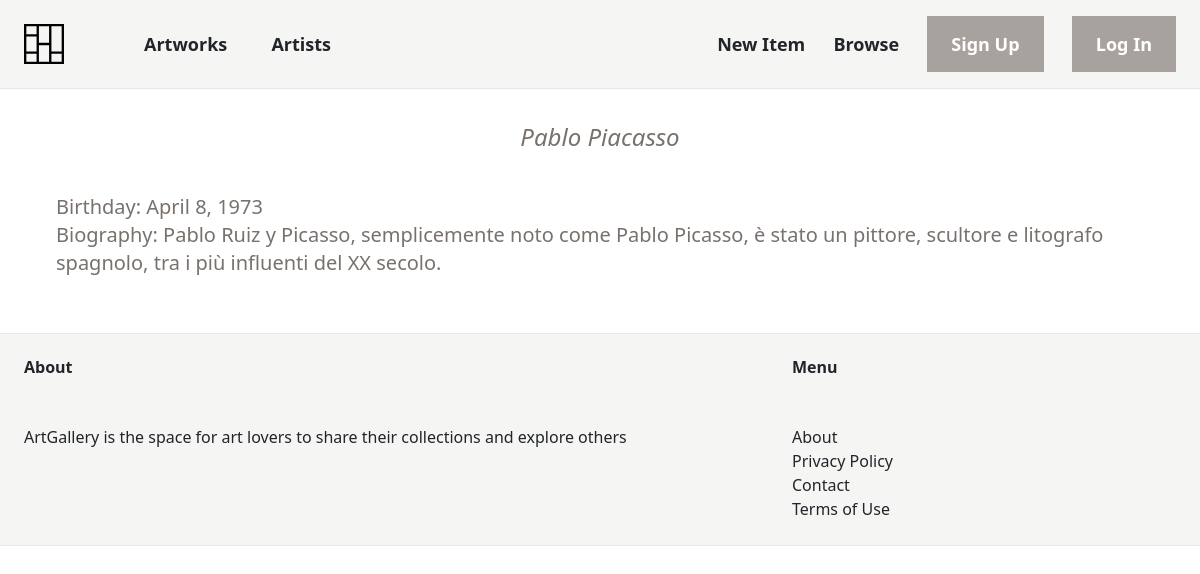
The app's page /artwork/artist/2, older data.
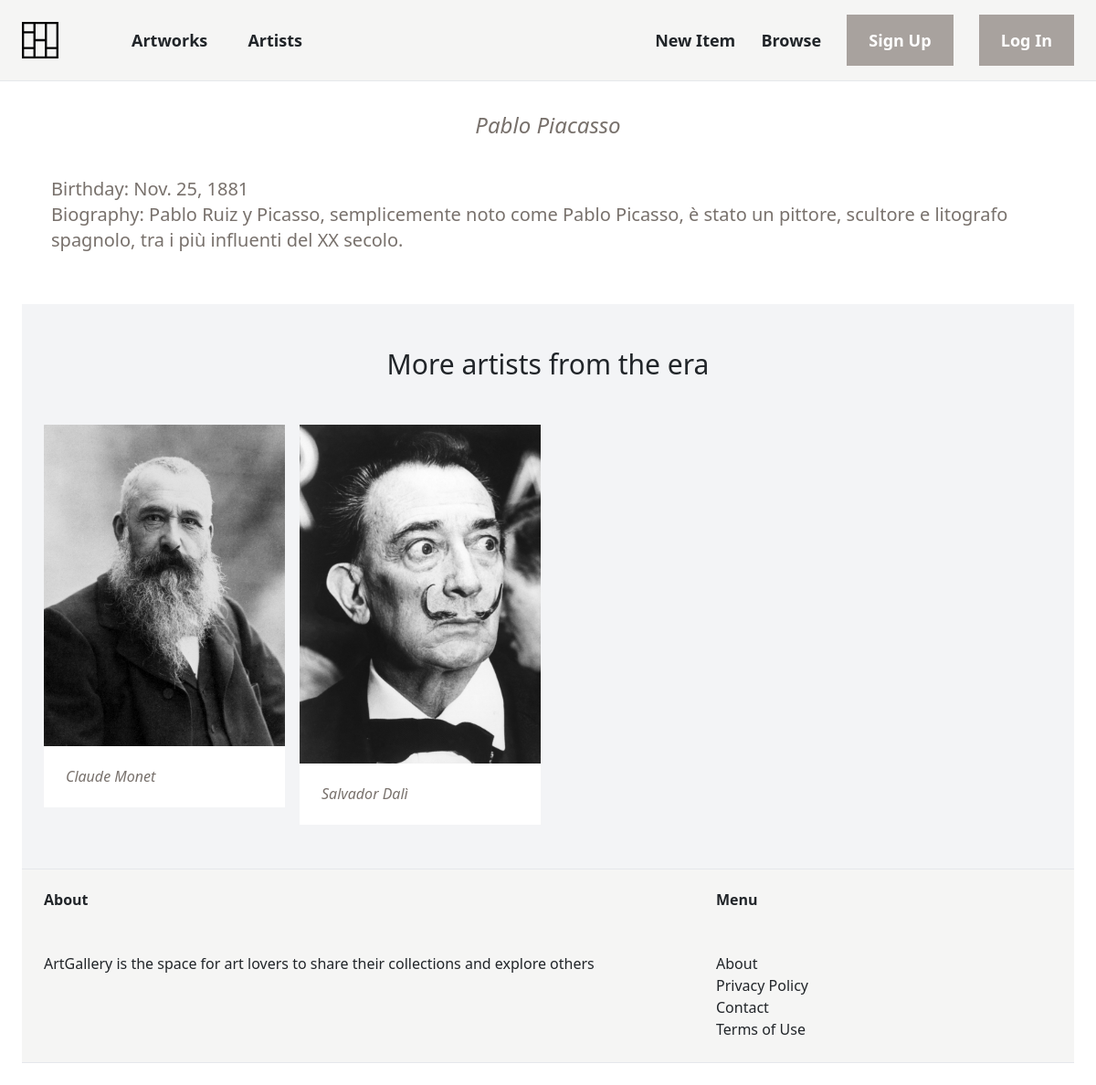
The same page, newer data.
### artwork/models.py (models this page shows, shortened)
class Artist(models.Model):
    name = models.CharField(max_length=255)
    surname = models.CharField(max_length=255)
    bio = models.TextField(blank=True)
    date_of_birth = models.DateField()
    photo = models.ImageField(upload_to='artists/', blank=True)

### artwork/views.py (the view)
# urls.py: path('artist/<int:pk>', views.artist, name = 'artist'),
def artist(request, pk):
    artist = get_object_or_404(Artist, pk=pk)
    birth_year = artist.date_of_birth.year
    start_date = date(birth_year - 50, 1, 1)
    end_date = date(birth_year + 50, 12, 31)
    related = Artist.objects.filter(
        date_of_birth__range=(start_date, end_date)
    ).exclude(pk=pk)[0:4]
    return render(request, 'artwork/artist.html', {
        'artist': artist,
        'related': related
    })

### artwork/templates/artwork/artist.html (shortened to what this page needs)
{% extends 'core/base.html' %}
{% block content %}
<div class="p-2">
  <div class="flex justify-center">
    <h3 class="text-2xl italic text-stone-500 pb-3">{{ artist.name }} {{ artist.surname }}</h3>
  </div>
  <div class="p-6 bg-white">
    <h3 class="text-xl text-stone-500">Birthday: {{ artist.date_of_birth }} </h3>
    <h3 class="text-xl text-stone-500">Biography: {{ artist.bio }} </h3>
  </div>
</div>
{% if related %}
<div class="mt-6 px-6 py-12 bg-gray-100">
  <h1 class="mb-12 text-3xl text-center">More artists from the era</h1>
  <div class="grid grid-cols-4 gap-3 justify-center">
    {% for artist in related %}
    <div>
      <a href="{% url 'artwork:artist' artist.id %}" class="">
        <div >
          {% if artist.photo %}
          <img src="{{ artist.photo.url }}" alt="" >
          {% else %}
          <p>No photo available</p>
          {% endif %}
        </div>
        <div class="p-6 bg-white">
          <h3 class="text-l italic text-stone-500">{{ artist.name }} {{ artist.surname }} </h3>
        </div>
      </a>
    </div>
    {% endfor %}
  </div>
  {% endif %}
  {% endblock %}

Row changes from the older to the newer data that the page shows:
changed Artist "Pablo": date_of_birth "April 8, 1973" → "Nov. 25, 1881"
now on this page (row unchanged): Artist: photo (picture), name "Claude", surname "Monet"
added Artist: photo (picture), name "Salvador", surname "Dalì"
Text that changed along with them:
text now shown: "More artists from the era"
